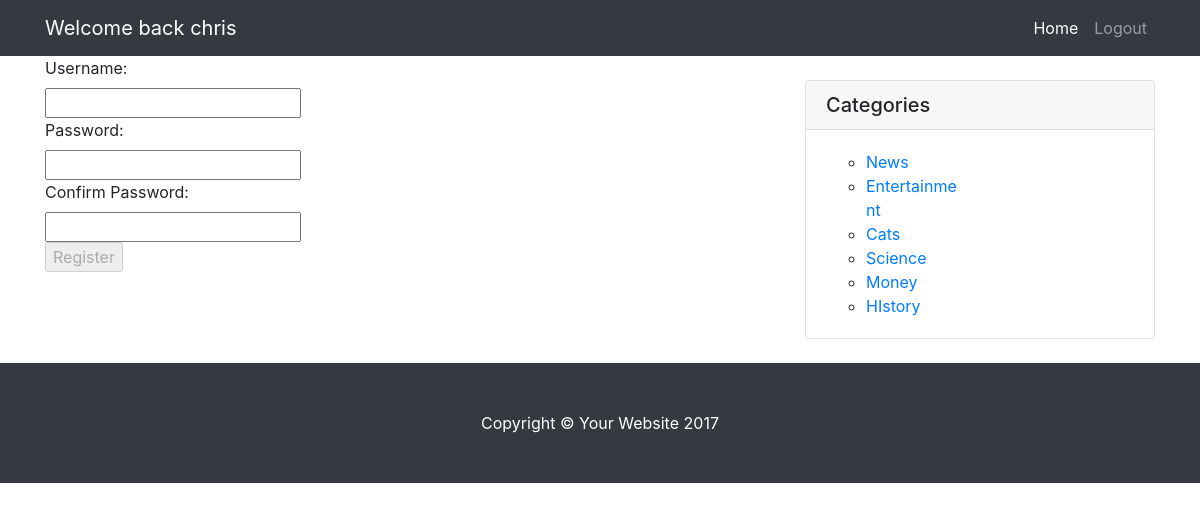
The page /register/ (signed in) on the database its author committed.
### blog/models.py (models this page shows, shortened)
class Category(models.Model):
    name = models.CharField(max_length=50)
    slug = models.SlugField(blank=True, null=True, unique=True)
    class Meta:
        verbose_name_plural = 'Categories'

### blog/views.py (the view)
# urls.py: path('register/', b_views.register, name='register'),
def register(request):
    if request.method == 'POST':
        user = User()
        user.username = request.POST.get('username')
        user.set_password(request.POST.get('password'))
        user.save()
        return HttpResponseRedirect('/')
    return render(request, 'blog/register.html', {})

### blog/templatetags/blog_tags.py (called while the page is built)
@register.simple_tag
def category_list():
    cat = Category.objects.all()
    html = render_to_string('blog/_category_list.html', {'cat': cat})
    return mark_safe(html)

### blog/templates/blog/register.html (shortened to what this page needs)
{% extends 'base.html' %}
{% block content %}
    <div class="row">
        <div class="col-lg-8">
            <form action="{% url 'register' %}" method="post" enctype="multipart/form-data">
                <label for="username">Username:</label><br>
                <input type="text" name="username" id="username">
                <br>
                <label for="password">Password:</label><br>
                <input type="password" name="password" id="password">
                <br>
                <label for="passwordConfirm">Confirm Password:</label><br>
                <input type="password" name="passwordConfirm" id="passwordConfirm">
                <br>
                <input type="submit" value="Register" id="subBtn" disabled>
            </form>
        </div>
        {% include '_side_bar.html' %}
    </div>
{% endblock %}

### blog/templates/_nav.html (shortened to what this page needs)
<nav class="navbar navbar-expand-lg navbar-dark bg-dark fixed-top">
    <div class="container">
        <a class="navbar-brand" href="#">
              {% if user.is_authenticated %}
            Welcome back {{ user.username }}
        {% endif %}
        </a>
        <div class="collapse navbar-collapse" id="navbarResponsive">
            <ul class="navbar-nav ml-auto">
                <li class="nav-item active">
                    <a class="nav-link" href="{% url 'home' %}">Home
                    </a>
                </li>
                {% if user.is_authenticated %}
                    <li class="nav-item">
                        <a class="nav-link" href="{% url 'logout' %}">Logout</a>
                    </li>
                {% else %}
                    <li class="nav-item">
                        <a class="nav-link" href="{% url 'login' %}">Login</a>
                    </li>
                {% endif %}
            </ul>
        </div>
    </div>
</nav>

### blog/templates/blog/_category_list.html
<ul>
    {% for c in cat %}
        <li>
            <a href="{% url 'category_list' c.slug %}">{{ c.name }}</a>
        </li>
    {% endfor %}
</ul>

### blog/static/blog/css/blog-home.css (style rules this page uses)
body { padding-top: 54px; }
@media (min-width: 992px) { body { padding-top: 56px; } }

### rows shown on the page
Category: name "News"
Category: name "Entertainment"
Category: name "Cats"
Category: name "Science"
Category: name "Money"
Category: name "HIstory"

### other values the page prints
{{ user.username }} "chris"
